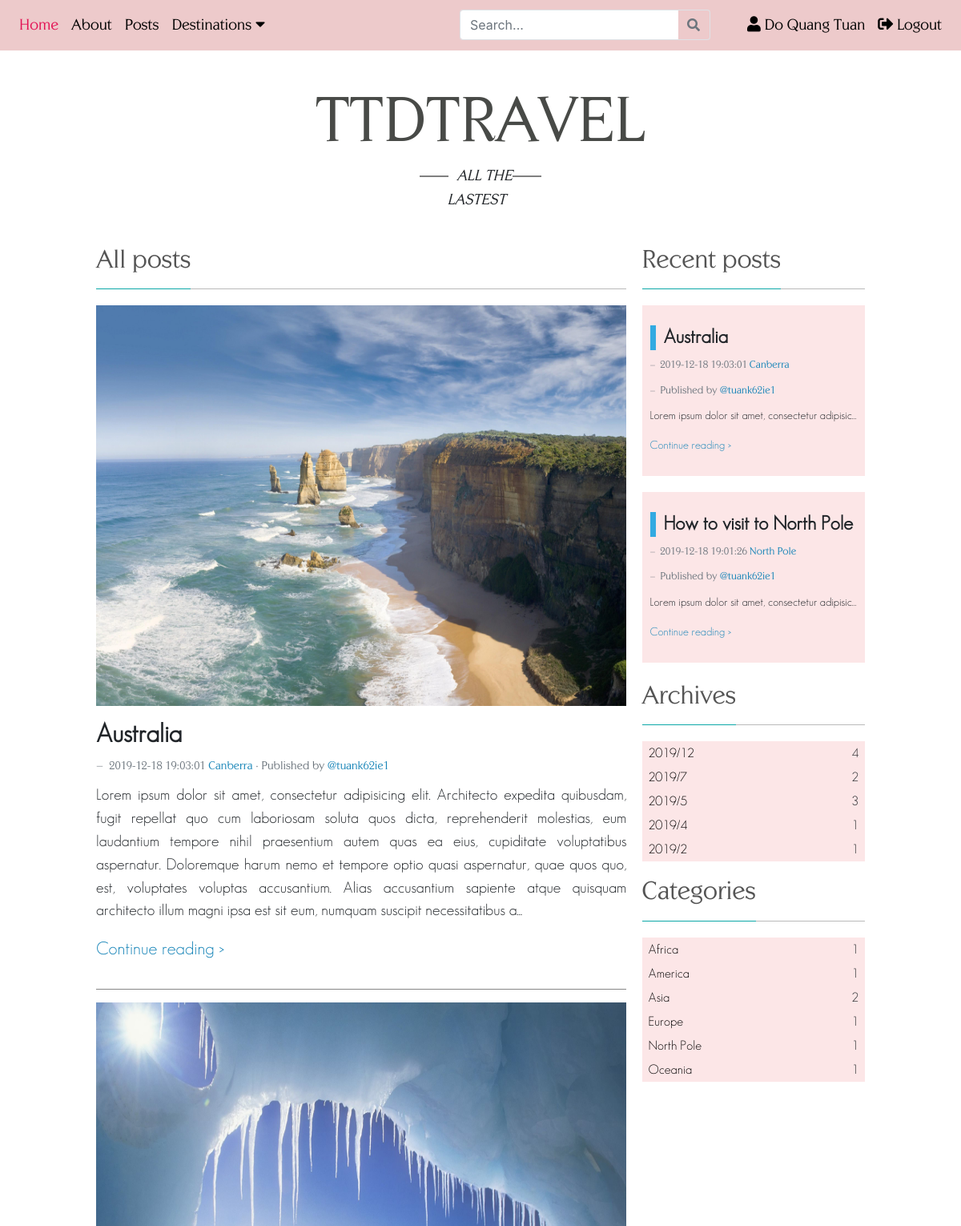
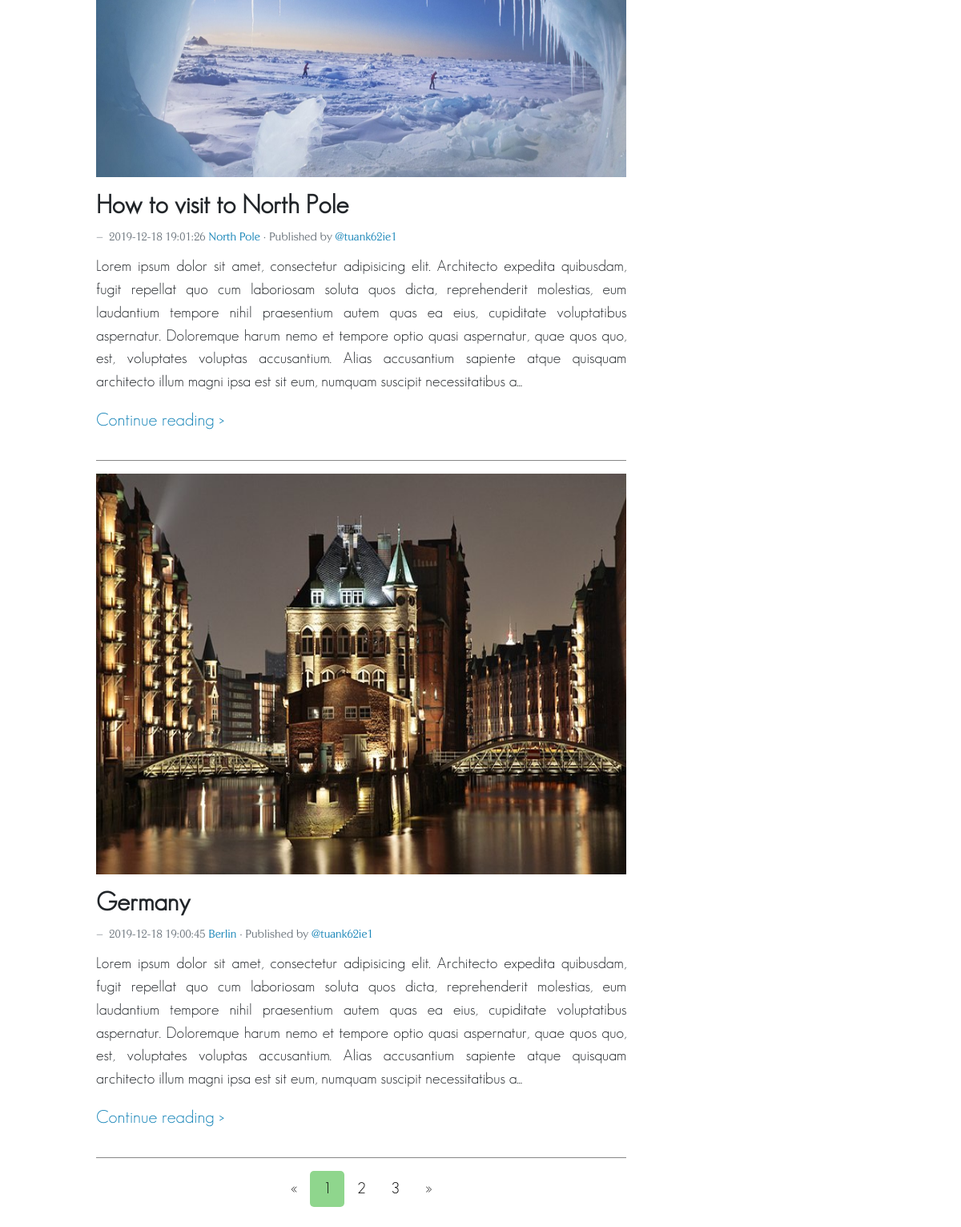
The page /all_post.php?categories=all (signed in) on the database its author committed (2 pictures, top to bottom).
### tables this page shows
CREATE TABLE `location` (
  `location_id` int(11) NOT NULL,
  `city` varchar(45) DEFAULT NULL,
  `country` varchar(45) DEFAULT NULL,
  `continent_id` int(11) NOT NULL,
  `post_id` int(11) NOT NULL
);

CREATE TABLE `post` (
  `post_id` int(11) NOT NULL,
  `title` varchar(100) NOT NULL,
  `text` text NOT NULL,
  `publish_date` datetime NOT NULL DEFAULT CURRENT_TIMESTAMP,
  `thumbnail_img` varchar(300) NOT NULL DEFAULT 'images/no-thumbnail.jpg',
  `user_id` int(11) NOT NULL DEFAULT '1'
);

### core/data/PDOData.php (called while the page is built, shortened)
<?php
	class PDOData {
		private $db = null;
    private $servername = "localhost:3307";
    private $database = "ttd_travel";
    private $username = "root";
    private $password = "quangtuan99";
		public function __construct() {
			try {
				$this->db = new PDO("mysql:host=$this->servername;dbname=$this->database", $this->username, $this->password);
			} catch(PDOException $e) { echo $e->getMessage();	}
		}
		public function __destruct() {
			try {
				$this->db = null;
			} catch(PDOException $e) { echo $e->getMessage();	}
		}
		public function doQuery($query) {
			$ret = array();
			try {
				$stmt = $this->db->query($query);
				if ($stmt) {
					while ($row = $stmt->fetch(PDO::FETCH_ASSOC)) {
						$ret[] = $row;
					}
				}
			} catch(PDOException $e) {	echo $query; }
			return $ret;
		}
	}

### all_post/model/AllPost.php (called while the page is built, shortened)
<?php
require_once("core/data/PDOData.php");
class AllPost {
  public function getArchives(){
    $db = new PDOData();
    $data = $db->doQuery("
      select  concat(year(publish_date), \"/\", month(publish_date)) as archived_date,
              count(post_id) as post_count
      from ttd_travel.post
      group by year(publish_date), month(publish_date) desc;
    ");
    return $data;
  }
  public function getCategories(){
    $db = new PDOData();
    $data = $db->doQuery("
      select c.continent_name, count(p.post_id) as post_count
      from post p
      inner join location l
      on l.post_id = p.post_id
      inner join continent c
      on c.continent_id = l.continent_id
      group by c.continent_name;
    ");
    return $data;
  }
  public function getPostByPage($pageNumber, $pageSize) {
    $db = new PDOData();
    $rows = $db->doQuery("
      select p.*, l.city
      from post p
      inner join location l
      on l.post_id = p.post_id
      order by p.publish_date desc;
    ");
    $beginIndex = $pageNumber * $pageSize;
    $endIndex = $beginIndex  + $pageSize;
    $ret = array();
    for ($i = $beginIndex; $i < $endIndex; $i++)
    $ret[] = $rows[$i];
    return $ret;
  }
}

### all_post/view/AllPostListView.php (the view, shortened to what this page needs)
<?php
class AllPostListView {
  private $data;
  private $page_num;
  private $current_page;
  private $categories;
  public function __construct($data, $page_num, $current_page, $categories) {
    $this->data = $data;
    $this->page_num = $page_num;
    $this->current_page = $current_page;
    $this->categories = $categories;
  }
  public function postByPageView() {
    $html = "";
    foreach ($this->data as $row){
      $string = $row["text"];
      $string = (strlen($string) > 500) ? substr($string, 0, 490).'...' : $string;
      $html .= '
      <li>
        <div class="postcontent">
          <div class="image-container">
            <img src="'.$row["thumbnail_img"].'" href="#detailPostModal'.$row["post_id"].'" data-toggle="modal">
          </div>
          <div class="text-container">
            <h2 class="post-title hvr-animation-blue" href="#detailPostModal'.$row["post_id"].'" data-toggle="modal">'.$row["title"].'</h2>
            <br>
            <div class="datetime-location">
              <footer class="blockquote-footer">
                <span>'.$row["publish_date"].'</span>
                <span class="location hvr-animation-blue">'.$row["city"].'</span>
                <span> · Published by </span>
                <span class="username hvr-animation-blue">@tuank62ie1</span>
              </footer>
            </div>
            <p class="post-content">'.$string.'</p>
            <p class="read-more hvr-animation-blue" href="#detailPostModal'.$row["post_id"].'" data-toggle="modal">Continue reading ></p>
          </div>
        </div>
      </li>
      <hr class="horizontal-line">
      ';
    }
    $html .= '
    <div class="text-center">
      <div class="pagination">
        <a href="?categories='.$this->categories.'&&p='.($this->current_page>0 ? $this->current_page : $this->current_page+1).'">&laquo;</a>';
        for ($i = 0; $i < $this->page_num; ++$i){
          if ($i != $this->current_page){
            $html .= '
            <a href="?categories='.$this->categories.'&&p='.($i+1).'">'.($i+1).'</a>
            ';
          }
          else {
            $html .= '
            <a class="active" href="#">'.($i+1).'</a>
            ';
          }
        }
        $html .= '
        <a href="?categories='.$this->categories.'&&p='.($this->current_page+1<$this->page_num ? $this->current_page+2 : $this->current_page+1).'">&raquo;</a>
      </div>
    </div>
    ';
    return $html;
  }
}
?>

### all_post/view/AllPostView.php (shortened to what this page needs)
<?php
class AllPostView {
  private $data;
  public function __construct($data) {
    $this->data = $data;
  }
  public function recentPostRightView() {
    $html = "";
    foreach ($this->data as $row){
      $html .= '
      <div class="recent-post-container row">
        <div class="post-title-container">
          <h4 class="post-title hvr-animation-blue" href="#detailPostModal'.$row["post_id"].'" data-toggle="modal">'.$row["title"].'</h4>
        </div>
        <div class="datetime-location" style="font-size: 14px;">
          <footer class="blockquote-footer">
            <span>'.$row["publish_date"].'</span>
            <span class="location hvr-animation-blue">'.$row["city"].'</span>
          </footer>
        </div>
        <div class="datetime-location" style="font-size: 14px;">
          <footer class="blockquote-footer">
            <span>Published by </span>
            <span class="username hvr-animation-blue">@tuank62ie1</span>
          </footer>
        </div>
        <p class="post-content text-truncate" style="font-size: 14px;">'.$row["text"].'</p>
        <p class="read-more hvr-animation-blue" href="#detailPostModal'.$row["post_id"].'" data-toggle="modal" style="font-size: 14px;">Continue reading ></p>
      </div>
    ';
    }
    return $html;
  }
  public function archivesView() {
    $html = "";
    foreach ($this->data as $row){
      $date = explode("/", $row["archived_date"]);
      $year = (int)$date[0];
      $month = (int)$date[1];
      $html .= '
      <li class="archive-item grow">
        <div class="row" style="width: 100%; margin-left: auto; margin-right: auto;">
          <div class="col-md" style="padding: 0; margin-left: 3px;">
          <a href="./all_post.php?year='.$year.'&&month='.$month.'" style="color:black; text-decoration:none;"><p class="text">'.$row["archived_date"].'</p></a>
          </div>
          <div class="col-"><p class="counter">'.$row["post_count"].'</p></div>
        </div>
      </li>
      ';
    }
    return $html;
  }
  public function categoriesView() {
    $html = "";
    foreach($this->data as $row){
      $continent = strtolower($row["continent_name"]);
      $continent = str_replace(' ', '', $continent);
      $html .= '
      <li class="category-item grow">
        <div class="row" style="width: 100%; margin-left: auto; margin-right: auto;">
          <div class="col-md" style="padding: 0; margin-left: 3px;">
          <a href="./all_post.php?categories='.$continent.'" style="text-decoration:none; color:black;"><p class="text">'.$row["continent_name"].'</p></a>
          </div>
          <div class="col-"><p class="counter">'.$row["post_count"].'</p></div>
        </div>
      </li>
      ';
    }
    return $html;
  }
}

### css/master.css (style rules this page uses)
* { box-sizing: border-box; }
span { font-weight: lighter; font-family: 'centabel' !important; }
.grow { transition: all .3s ease-in-out; }
.hvr-animation-blue { display: inline-block; text-decoration: none; cursor: pointer; }
.hvr-animation-blue::after { content: ''; display: block; width: 0; height: 2px; background: #1885b8; transition: width .3s; }
.horizontal-line { border-top: solid 1px #878787; }
img { max-width: 100%; max-height: 100%; }
.location { color: #1885b8; }
.username { color: #1885b8; }

### css/new-modal.css (style rules this page uses)
.row, .col-sm-1 { margin: 0; padding: 0; }

### css/all-post.css (style rules this page uses)
.post-title-container { width: 100%; }
.all-post-right span { font-size: 13px; }
.post-title { margin-top: 15px; display: inline-block; font-size }
.read-more { display: inline-block; cursor: pointer; font-size: 115%; }
.postcontent .post-title { transition: color .3s; }
.datetime-location { color: gray; margin-bottom: 10px; font-size: 18px; }
.location { color: #1885b8; }
.username { color: #1885b8; }
.read-more { color: #1885b8; }
.image-container img { width: 100%; height: 500px; cursor: pointer; }
.pagination { display: inline-block; }
.pagination a { color: black; float: left; padding: 8px 16px; text-decoration: none; transition: background-color .3s; border-radius: 5px; }
.pagination a.active { background-color: #8fd68d; border-radius: 5px; }
.category-list li, .archive-list li { height: 30px; background-color: #fce6e7; padding-left: 5px; padding-right: 8px; padding-top: 3px; }
.recent-post-container { background-color: #fce6e7; transition: background-color .2s; padding: 10px; margin-bottom: 20px; }
.recent-post-container .post-title { border-left: 7px solid #32aae1; padding-left: 10px; }
.post-title { font-family: Geosanslight; font-weight: bold; }
.recent-post .post-title { transition: color .3s; }

### rows shown on the page
location: post.thumbnail_img (picture), post.title "Australia", post.publish_date "2019-12-18 19:03:01", city "Canberra", post.text "Lorem ipsum dolor sit amet, consectetur adipisicing elit. Architecto expedita quibusdam, fugit repellat quo cum laboriosam soluta quos dicta, reprehenderit molestias, eum laudantium tempore nihil praesentium autem quas ea eius, cupiditate voluptatibus aspernatur. Doloremque harum nemo et tempore optio quasi aspernatur, quae quos quo, est, voluptates voluptas accusantium. Alias accusantium sapiente atque quisquam architecto illum magni ipsa est sit eum, numquam suscipit necessitatibus a...", post.text "Lorem ipsum dolor sit amet, consectetur adipis…"
location: post.thumbnail_img (picture), post.title "How to visit to North Pole", post.publish_date "2019-12-18 19:01:26", city "North Pole", post.text "Lorem ipsum dolor sit amet, consectetur adipisicing elit. Architecto expedita quibusdam, fugit repellat quo cum laboriosam soluta quos dicta, reprehenderit molestias, eum laudantium tempore nihil praesentium autem quas ea eius, cupiditate voluptatibus aspernatur. Doloremque harum nemo et tempore optio quasi aspernatur, quae quos quo, est, voluptates voluptas accusantium. Alias accusantium sapiente atque quisquam architecto illum magni ipsa est sit eum, numquam suscipit necessitatibus a...", post.text "Lorem ipsum dolor sit amet, consectetur adipis…"
location: post.thumbnail_img (picture), post.title "Germany", post.publish_date "2019-12-18 19:00:45", city "Berlin", post.text "Lorem ipsum dolor sit amet, consectetur adipisicing elit. Architecto expedita quibusdam, fugit repellat quo cum laboriosam soluta quos dicta, reprehenderit molestias, eum laudantium tempore nihil praesentium autem quas ea eius, cupiditate voluptatibus aspernatur. Doloremque harum nemo et tempore optio quasi aspernatur, quae quos quo, est, voluptates voluptas accusantium. Alias accusantium sapiente atque quisquam architecto illum magni ipsa est sit eum, numquam suscipit necessitatibus a..."

### other values the page prints
$username "Do Quang Tuan"
$row["archived_date"] "2019/12"
$row["post_count"] "4"
$row["archived_date"] "2019/7"
$row["post_count"] "2"
$row["archived_date"] "2019/5"
$row["post_count"] "3"
$row["archived_date"] "2019/4"
$row["post_count"] "1"
$row["archived_date"] "2019/2"
$row["continent_name"] "Africa"
$row["continent_name"] "America"
$row["continent_name"] "Asia"
$row["continent_name"] "Europe"
$row["continent_name"] "North Pole"
